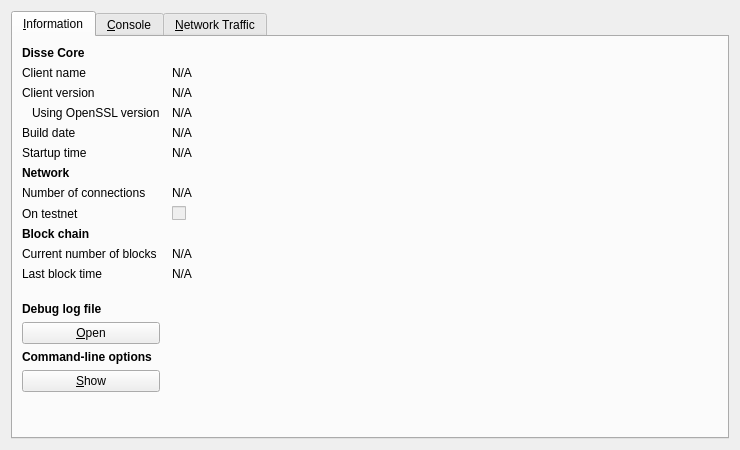
<?xml version="1.0" encoding="UTF-8"?>
<ui version="4.0">
 <class>RPCConsole</class>
 <widget class="QDialog" name="RPCConsole">
  <property name="geometry">
   <rect>
    <x>0</x>
    <y>0</y>
    <width>740</width>
    <height>450</height>
   </rect>
  </property>
  <property name="windowTitle">
   <string>Disse - Debug window</string>
  </property>
  <layout class="QVBoxLayout" name="verticalLayout_2">
   <item>
    <widget class="QTabWidget" name="tabWidget">
     <property name="currentIndex">
      <number>0</number>
     </property>
     <widget class="QWidget" name="tab_info">
      <attribute name="title">
       <string>&amp;Information</string>
      </attribute>
      <layout class="QGridLayout" name="gridLayout" columnstretch="0,1">
       <property name="horizontalSpacing">
        <number>12</number>
       </property>
       <item row="0" column="0">
        <widget class="QLabel" name="label_9">
         <property name="font">
          <font>
           <weight>75</weight>
           <bold>true</bold>
          </font>
         </property>
         <property name="text">
          <string>Disse Core</string>
         </property>
        </widget>
       </item>
       <item row="1" column="0">
        <widget class="QLabel" name="label_5">
         <property name="text">
          <string>Client name</string>
         </property>
        </widget>
       </item>
       <item row="1" column="1">
        <widget class="QLabel" name="clientName">
         <property name="cursor">
          <cursorShape>IBeamCursor</cursorShape>
         </property>
         <property name="text">
          <string>N/A</string>
         </property>
         <property name="textFormat">
          <enum>Qt::PlainText</enum>
         </property>
         <property name="textInteractionFlags">
          <set>Qt::LinksAccessibleByMouse|Qt::TextSelectableByKeyboard|Qt::TextSelectableByMouse</set>
         </property>
        </widget>
       </item>
       <item row="2" column="0">
        <widget class="QLabel" name="label_6">
         <property name="text">
          <string>Client version</string>
         </property>
        </widget>
       </item>
       <item row="2" column="1">
        <widget class="QLabel" name="clientVersion">
         <property name="cursor">
          <cursorShape>IBeamCursor</cursorShape>
         </property>
         <property name="text">
          <string>N/A</string>
         </property>
         <property name="textFormat">
          <enum>Qt::PlainText</enum>
         </property>
         <property name="textInteractionFlags">
          <set>Qt::LinksAccessibleByMouse|Qt::TextSelectableByKeyboard|Qt::TextSelectableByMouse</set>
         </property>
        </widget>
       </item>
       <item row="3" column="0">
        <widget class="QLabel" name="label_14">
         <property name="text">
          <string>Using OpenSSL version</string>
         </property>
         <property name="indent">
          <number>10</number>
         </property>
        </widget>
       </item>
       <item row="3" column="1">
        <widget class="QLabel" name="openSSLVersion">
         <property name="cursor">
          <cursorShape>IBeamCursor</cursorShape>
         </property>
         <property name="text">
          <string>N/A</string>
         </property>
         <property name="textFormat">
          <enum>Qt::PlainText</enum>
         </property>
         <property name="textInteractionFlags">
          <set>Qt::LinksAccessibleByMouse|Qt::TextSelectableByKeyboard|Qt::TextSelectableByMouse</set>
         </property>
        </widget>
       </item>
       <item row="4" column="0">
        <widget class="QLabel" name="label_12">
         <property name="text">
          <string>Build date</string>
         </property>
        </widget>
       </item>
       <item row="4" column="1">
        <widget class="QLabel" name="buildDate">
         <property name="cursor">
          <cursorShape>IBeamCursor</cursorShape>
         </property>
         <property name="text">
          <string>N/A</string>
         </property>
         <property name="textFormat">
          <enum>Qt::PlainText</enum>
         </property>
         <property name="textInteractionFlags">
          <set>Qt::LinksAccessibleByMouse|Qt::TextSelectableByKeyboard|Qt::TextSelectableByMouse</set>
         </property>
        </widget>
       </item>
       <item row="5" column="0">
        <widget class="QLabel" name="label_13">
         <property name="text">
          <string>Startup time</string>
         </property>
        </widget>
       </item>
       <item row="5" column="1">
        <widget class="QLabel" name="startupTime">
         <property name="cursor">
          <cursorShape>IBeamCursor</cursorShape>
         </property>
         <property name="text">
          <string>N/A</string>
         </property>
         <property name="textFormat">
          <enum>Qt::PlainText</enum>
         </property>
         <property name="textInteractionFlags">
          <set>Qt::LinksAccessibleByMouse|Qt::TextSelectableByKeyboard|Qt::TextSelectableByMouse</set>
         </property>
        </widget>
       </item>
       <item row="6" column="0">
        <widget class="QLabel" name="label_11">
         <property name="font">
          <font>
           <weight>75</weight>
           <bold>true</bold>
          </font>
         </property>
         <property name="text">
          <string>Network</string>
         </property>
        </widget>
       </item>
       <item row="7" column="0">
        <widget class="QLabel" name="label_7">
         <property name="text">
          <string>Number of connections</string>
         </property>
        </widget>
       </item>
       <item row="7" column="1">
        <widget class="QLabel" name="numberOfConnections">
         <property name="cursor">
          <cursorShape>IBeamCursor</cursorShape>
         </property>
         <property name="text">
          <string>N/A</string>
         </property>
         <property name="textFormat">
          <enum>Qt::PlainText</enum>
         </property>
         <property name="textInteractionFlags">
          <set>Qt::LinksAccessibleByMouse|Qt::TextSelectableByKeyboard|Qt::TextSelectableByMouse</set>
         </property>
        </widget>
       </item>
       <item row="8" column="0">
        <widget class="QLabel" name="label_8">
         <property name="text">
          <string>On testnet</string>
         </property>
        </widget>
       </item>
       <item row="8" column="1">
        <widget class="QCheckBox" name="isTestNet">
         <property name="enabled">
          <bool>false</bool>
         </property>
         <property name="text">
          <string/>
         </property>
        </widget>
       </item>
       <item row="9" column="0">
        <widget class="QLabel" name="label_10">
         <property name="font">
          <font>
           <weight>75</weight>
           <bold>true</bold>
          </font>
         </property>
         <property name="text">
          <string>Block chain</string>
         </property>
        </widget>
       </item>
       <item row="10" column="0">
        <widget class="QLabel" name="label_3">
         <property name="text">
          <string>Current number of blocks</string>
         </property>
        </widget>
       </item>
       <item row="10" column="1">
        <widget class="QLabel" name="numberOfBlocks">
         <property name="cursor">
          <cursorShape>IBeamCursor</cursorShape>
         </property>
         <property name="text">
          <string>N/A</string>
         </property>
         <property name="textFormat">
          <enum>Qt::PlainText</enum>
         </property>
         <property name="textInteractionFlags">
          <set>Qt::LinksAccessibleByMouse|Qt::TextSelectableByKeyboard|Qt::TextSelectableByMouse</set>
         </property>
        </widget>
       </item>
       <item row="11" column="0">
        <widget class="QLabel" name="label_2">
         <property name="text">
          <string>Last block time</string>
         </property>
        </widget>
       </item>
       <item row="11" column="1">
        <widget class="QLabel" name="lastBlockTime">
         <property name="cursor">
          <cursorShape>IBeamCursor</cursorShape>
         </property>
         <property name="text">
          <string>N/A</string>
         </property>
         <property name="textFormat">
          <enum>Qt::PlainText</enum>
         </property>
         <property name="textInteractionFlags">
          <set>Qt::LinksAccessibleByMouse|Qt::TextSelectableByKeyboard|Qt::TextSelectableByMouse</set>
         </property>
        </widget>
       </item>
       <item row="12" column="0">
        <spacer name="verticalSpacer_2">
         <property name="orientation">
          <enum>Qt::Vertical</enum>
         </property>
         <property name="sizeHint" stdset="0">
          <size>
           <width>20</width>
           <height>20</height>
          </size>
         </property>
        </spacer>
       </item>
       <item row="13" column="0">
        <widget class="QLabel" name="labelDebugLogfile">
         <property name="font">
          <font>
           <weight>75</weight>
           <bold>true</bold>
          </font>
         </property>
         <property name="text">
          <string>Debug log file</string>
         </property>
        </widget>
       </item>
       <item row="14" column="0">
        <widget class="QPushButton" name="openDebugLogfileButton">
         <property name="toolTip">
          <string>Open the Disse debug log file from the current data directory. This can take a few seconds for large log files.</string>
         </property>
         <property name="text">
          <string>&amp;Open</string>
         </property>
         <property name="autoDefault">
          <bool>false</bool>
         </property>
        </widget>
       </item>
       <item row="15" column="0">
        <widget class="QLabel" name="labelCLOptions">
         <property name="font">
          <font>
           <weight>75</weight>
           <bold>true</bold>
          </font>
         </property>
         <property name="text">
          <string>Command-line options</string>
         </property>
        </widget>
       </item>
       <item row="16" column="0">
        <widget class="QPushButton" name="showCLOptionsButton">
         <property name="toolTip">
          <string>Show the Disse-Qt help message to get a list with possible Disse command-line options.</string>
         </property>
         <property name="text">
          <string>&amp;Show</string>
         </property>
         <property name="autoDefault">
          <bool>false</bool>
         </property>
        </widget>
       </item>
       <item row="17" column="0">
        <spacer name="verticalSpacer">
         <property name="orientation">
          <enum>Qt::Vertical</enum>
         </property>
         <property name="sizeHint" stdset="0">
          <size>
           <width>20</width>
           <height>40</height>
          </size>
         </property>
        </spacer>
       </item>
      </layout>
     </widget>
     <widget class="QWidget" name="tab_console">
      <attribute name="title">
       <string>&amp;Console</string>
      </attribute>
      <layout class="QVBoxLayout" name="verticalLayout_3">
       <property name="spacing">
        <number>3</number>
       </property>
       <item>
        <widget class="QTextEdit" name="messagesWidget">
         <property name="minimumSize">
          <size>
           <width>0</width>
           <height>100</height>
          </size>
         </property>
         <property name="readOnly">
          <bool>true</bool>
         </property>
         <property name="tabKeyNavigation" stdset="0">
          <bool>false</bool>
         </property>
         <property name="columnCount" stdset="0">
          <number>2</number>
         </property>
        </widget>
       </item>
       <item>
        <layout class="QHBoxLayout" name="horizontalLayout">
         <property name="spacing">
          <number>3</number>
         </property>
         <item>
          <widget class="QLabel" name="label">
           <property name="text">
            <string notr="true">&gt;</string>
           </property>
          </widget>
         </item>
         <item>
          <widget class="QLineEdit" name="lineEdit"/>
         </item>
         <item>
          <widget class="QPushButton" name="clearButton">
           <property name="maximumSize">
            <size>
             <width>24</width>
             <height>24</height>
            </size>
           </property>
           <property name="toolTip">
            <string>Clear console</string>
           </property>
           <property name="text">
            <string/>
           </property>
           <property name="icon">
            <iconset resource="../bitcoin.qrc">
             <normaloff>:/icons/remove</normaloff>:/icons/remove</iconset>
           </property>
           <property name="shortcut">
            <string notr="true">Ctrl+L</string>
           </property>
           <property name="autoDefault">
            <bool>false</bool>
           </property>
          </widget>
         </item>
        </layout>
       </item>
      </layout>
     </widget>
     <widget class="QWidget" name="tab">
      <attribute name="title">
       <string>&amp;Network Traffic</string>
      </attribute>
      <layout class="QHBoxLayout" name="horizontalLayout_3">
       <item>
        <layout class="QVBoxLayout" name="verticalLayout_4">
         <item>
          <widget class="TrafficGraphWidget" name="trafficGraph" native="true">
           <property name="sizePolicy">
            <sizepolicy hsizetype="Expanding" vsizetype="Expanding">
             <horstretch>0</horstretch>
             <verstretch>0</verstretch>
            </sizepolicy>
           </property>
          </widget>
         </item>
         <item>
          <layout class="QHBoxLayout" name="horizontalLayout_2">
           <item>
            <widget class="QSlider" name="sldGraphRange">
             <property name="minimum">
              <number>1</number>
             </property>
             <property name="maximum">
              <number>288</number>
             </property>
             <property name="pageStep">
              <number>12</number>
             </property>
             <property name="value">
              <number>6</number>
             </property>
             <property name="orientation">
              <enum>Qt::Horizontal</enum>
             </property>
            </widget>
           </item>
           <item>
            <widget class="QLabel" name="lblGraphRange">
             <property name="minimumSize">
              <size>
               <width>100</width>
               <height>0</height>
              </size>
             </property>
             <property name="alignment">
              <set>Qt::AlignCenter</set>
             </property>
            </widget>
           </item>
           <item>
            <widget class="QPushButton" name="btnClearTrafficGraph">
             <property name="text">
              <string>&amp;Clear</string>
             </property>
            </widget>
           </item>
          </layout>
         </item>
        </layout>
       </item>
       <item>
        <layout class="QVBoxLayout" name="verticalLayout">
         <item>
          <widget class="QGroupBox" name="groupBox">
           <property name="title">
            <string>Totals</string>
           </property>
           <layout class="QVBoxLayout" name="verticalLayout_5">
            <item>
             <layout class="QHBoxLayout" name="horizontalLayout_4">
              <item>
               <widget class="Line" name="line">
                <property name="sizePolicy">
                 <sizepolicy hsizetype="Fixed" vsizetype="Fixed">
                  <horstretch>0</horstretch>
                  <verstretch>0</verstretch>
                 </sizepolicy>
                </property>
                <property name="minimumSize">
                 <size>
                  <width>10</width>
                  <height>0</height>
                 </size>
                </property>
                <property name="palette">
                 <palette>
                  <active>
                   <colorrole role="Light">
                    <brush brushstyle="SolidPattern">
                     <color alpha="255">
                      <red>0</red>
                      <green>255</green>
                      <blue>0</blue>
                     </color>
                    </brush>
                   </colorrole>
                  </active>
                  <inactive>
                   <colorrole role="Light">
                    <brush brushstyle="SolidPattern">
                     <color alpha="255">
                      <red>0</red>
                      <green>255</green>
                      <blue>0</blue>
                     </color>
                    </brush>
                   </colorrole>
                  </inactive>
                  <disabled>
                   <colorrole role="Light">
                    <brush brushstyle="SolidPattern">
                     <color alpha="255">
                      <red>0</red>
                      <green>255</green>
                      <blue>0</blue>
                     </color>
                    </brush>
                   </colorrole>
                  </disabled>
                 </palette>
                </property>
                <property name="orientation">
                 <enum>Qt::Horizontal</enum>
                </property>
               </widget>
              </item>
              <item>
               <widget class="QLabel" name="label_16">
                <property name="text">
                 <string>In:</string>
                </property>
               </widget>
              </item>
              <item>
               <widget class="QLabel" name="lblBytesIn">
                <property name="minimumSize">
                 <size>
                  <width>50</width>
                  <height>0</height>
                 </size>
                </property>
                <property name="alignment">
                 <set>Qt::AlignRight|Qt::AlignTrailing|Qt::AlignVCenter</set>
                </property>
               </widget>
              </item>
             </layout>
            </item>
            <item>
             <layout class="QHBoxLayout" name="horizontalLayout_5">
              <item>
               <widget class="Line" name="line_2">
                <property name="sizePolicy">
                 <sizepolicy hsizetype="Fixed" vsizetype="Fixed">
                  <horstretch>0</horstretch>
                  <verstretch>0</verstretch>
                 </sizepolicy>
                </property>
                <property name="minimumSize">
                 <size>
                  <width>10</width>
                  <height>0</height>
                 </size>
                </property>
                <property name="palette">
                 <palette>
                  <active>
                   <colorrole role="Light">
                    <brush brushstyle="SolidPattern">
                     <color alpha="255">
                      <red>255</red>
                      <green>0</green>
                      <blue>0</blue>
                     </color>
                    </brush>
                   </colorrole>
                  </active>
                  <inactive>
                   <colorrole role="Light">
                    <brush brushstyle="SolidPattern">
                     <color alpha="255">
                      <red>255</red>
                      <green>0</green>
                      <blue>0</blue>
                     </color>
                    </brush>
                   </colorrole>
                  </inactive>
                  <disabled>
                   <colorrole role="Light">
                    <brush brushstyle="SolidPattern">
                     <color alpha="255">
                      <red>255</red>
                      <green>0</green>
                      <blue>0</blue>
                     </color>
                    </brush>
                   </colorrole>
                  </disabled>
                 </palette>
                </property>
                <property name="orientation">
                 <enum>Qt::Horizontal</enum>
                </property>
               </widget>
              </item>
              <item>
               <widget class="QLabel" name="label_17">
                <property name="text">
                 <string>Out:</string>
                </property>
               </widget>
              </item>
              <item>
               <widget class="QLabel" name="lblBytesOut">
                <property name="minimumSize">
                 <size>
                  <width>50</width>
                  <height>0</height>
                 </size>
                </property>
                <property name="alignment">
                 <set>Qt::AlignRight|Qt::AlignTrailing|Qt::AlignVCenter</set>
                </property>
               </widget>
              </item>
             </layout>
            </item>
            <item>
             <spacer name="verticalSpacer_4">
              <property name="orientation">
               <enum>Qt::Vertical</enum>
              </property>
              <property name="sizeHint" stdset="0">
               <size>
                <width>20</width>
                <height>407</height>
               </size>
              </property>
             </spacer>
            </item>
           </layout>
          </widget>
         </item>
        </layout>
       </item>
      </layout>
     </widget>
    </widget>
   </item>
  </layout>
 </widget>
 <customwidgets>
  <customwidget>
   <class>TrafficGraphWidget</class>
   <extends>QWidget</extends>
   <header>trafficgraphwidget.h</header>
   <container>1</container>
   <slots>
    <slot>clear()</slot>
   </slots>
  </customwidget>
 </customwidgets>
 <resources>
  <include location="../bitcoin.qrc"/>
 </resources>
 <connections/>
</ui>
